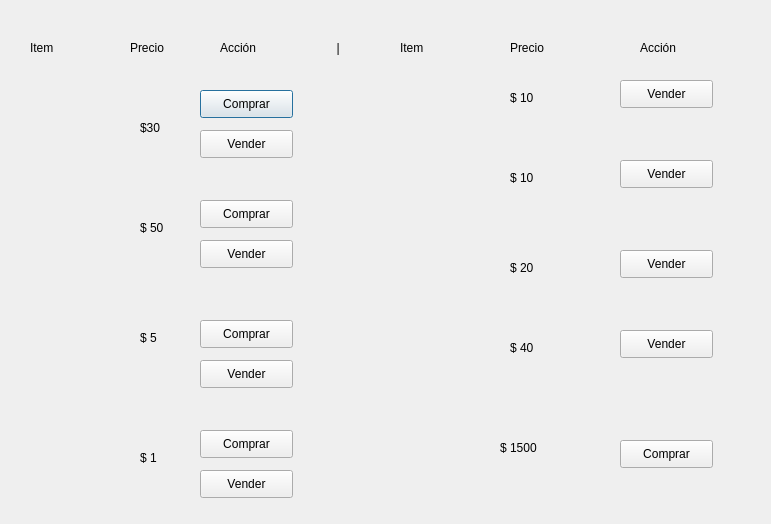
<?xml version="1.0" encoding="UTF-8"?>
<ui version="4.0">
 <class>ventana_tienda</class>
 <widget class="QDialog" name="ventana_tienda">
  <property name="geometry">
   <rect>
    <x>0</x>
    <y>0</y>
    <width>771</width>
    <height>524</height>
   </rect>
  </property>
  <property name="windowTitle">
   <string>Dialog</string>
  </property>
  <widget class="QLabel" name="label">
   <property name="geometry">
    <rect>
     <x>30</x>
     <y>40</y>
     <width>55</width>
     <height>16</height>
    </rect>
   </property>
   <property name="text">
    <string>Item</string>
   </property>
  </widget>
  <widget class="QLabel" name="label_2">
   <property name="geometry">
    <rect>
     <x>130</x>
     <y>40</y>
     <width>55</width>
     <height>16</height>
    </rect>
   </property>
   <property name="text">
    <string>Precio</string>
   </property>
  </widget>
  <widget class="QLabel" name="label_3">
   <property name="geometry">
    <rect>
     <x>220</x>
     <y>40</y>
     <width>55</width>
     <height>16</height>
    </rect>
   </property>
   <property name="text">
    <string>Acción</string>
   </property>
  </widget>
  <widget class="QLabel" name="label_4">
   <property name="geometry">
    <rect>
     <x>320</x>
     <y>40</y>
     <width>51</width>
     <height>16</height>
    </rect>
   </property>
   <property name="text">
    <string>     |      </string>
   </property>
  </widget>
  <widget class="QLabel" name="label_5">
   <property name="geometry">
    <rect>
     <x>400</x>
     <y>40</y>
     <width>55</width>
     <height>16</height>
    </rect>
   </property>
   <property name="text">
    <string>Item</string>
   </property>
  </widget>
  <widget class="QLabel" name="label_6">
   <property name="geometry">
    <rect>
     <x>510</x>
     <y>40</y>
     <width>55</width>
     <height>16</height>
    </rect>
   </property>
   <property name="text">
    <string>Precio</string>
   </property>
  </widget>
  <widget class="QLabel" name="label_7">
   <property name="geometry">
    <rect>
     <x>640</x>
     <y>40</y>
     <width>55</width>
     <height>16</height>
    </rect>
   </property>
   <property name="text">
    <string>Acción</string>
   </property>
  </widget>
  <widget class="QLabel" name="azada">
   <property name="geometry">
    <rect>
     <x>30</x>
     <y>110</y>
     <width>61</width>
     <height>51</height>
    </rect>
   </property>
   <property name="text">
    <string/>
   </property>
   <property name="pixmap">
    <pixmap>sprites/otros/hoe.png</pixmap>
   </property>
   <property name="scaledContents">
    <bool>false</bool>
   </property>
  </widget>
  <widget class="QLabel" name="hacha">
   <property name="geometry">
    <rect>
     <x>30</x>
     <y>210</y>
     <width>61</width>
     <height>61</height>
    </rect>
   </property>
   <property name="text">
    <string/>
   </property>
   <property name="pixmap">
    <pixmap>sprites/otros/axe.png</pixmap>
   </property>
  </widget>
  <widget class="QLabel" name="semillas_choclo">
   <property name="geometry">
    <rect>
     <x>30</x>
     <y>310</y>
     <width>55</width>
     <height>61</height>
    </rect>
   </property>
   <property name="text">
    <string/>
   </property>
   <property name="pixmap">
    <pixmap>sprites/cultivos/choclo/seeds.png</pixmap>
   </property>
  </widget>
  <widget class="QLabel" name="semillas_alcachofa">
   <property name="geometry">
    <rect>
     <x>30</x>
     <y>420</y>
     <width>55</width>
     <height>61</height>
    </rect>
   </property>
   <property name="text">
    <string/>
   </property>
   <property name="pixmap">
    <pixmap>sprites/cultivos/alcachofa/seeds.png</pixmap>
   </property>
  </widget>
  <widget class="QLabel" name="label_12">
   <property name="geometry">
    <rect>
     <x>140</x>
     <y>120</y>
     <width>55</width>
     <height>16</height>
    </rect>
   </property>
   <property name="text">
    <string>$30</string>
   </property>
  </widget>
  <widget class="QLabel" name="label_13">
   <property name="geometry">
    <rect>
     <x>140</x>
     <y>220</y>
     <width>55</width>
     <height>16</height>
    </rect>
   </property>
   <property name="text">
    <string>$ 50</string>
   </property>
  </widget>
  <widget class="QLabel" name="label_14">
   <property name="geometry">
    <rect>
     <x>140</x>
     <y>330</y>
     <width>55</width>
     <height>16</height>
    </rect>
   </property>
   <property name="text">
    <string>$ 5</string>
   </property>
  </widget>
  <widget class="QLabel" name="label_15">
   <property name="geometry">
    <rect>
     <x>140</x>
     <y>450</y>
     <width>55</width>
     <height>16</height>
    </rect>
   </property>
   <property name="text">
    <string>$ 1</string>
   </property>
  </widget>
  <widget class="QPushButton" name="boton_comprar_azada">
   <property name="geometry">
    <rect>
     <x>200</x>
     <y>90</y>
     <width>93</width>
     <height>28</height>
    </rect>
   </property>
   <property name="text">
    <string>Comprar</string>
   </property>
  </widget>
  <widget class="QPushButton" name="boton_vender_azada">
   <property name="geometry">
    <rect>
     <x>200</x>
     <y>130</y>
     <width>93</width>
     <height>28</height>
    </rect>
   </property>
   <property name="text">
    <string>Vender</string>
   </property>
  </widget>
  <widget class="QPushButton" name="boton_comprar_hacha">
   <property name="geometry">
    <rect>
     <x>200</x>
     <y>200</y>
     <width>93</width>
     <height>28</height>
    </rect>
   </property>
   <property name="text">
    <string>Comprar</string>
   </property>
  </widget>
  <widget class="QPushButton" name="boton_vende_hacha">
   <property name="geometry">
    <rect>
     <x>200</x>
     <y>240</y>
     <width>93</width>
     <height>28</height>
    </rect>
   </property>
   <property name="text">
    <string>Vender</string>
   </property>
  </widget>
  <widget class="QPushButton" name="boton_comprar_s_choclo">
   <property name="geometry">
    <rect>
     <x>200</x>
     <y>320</y>
     <width>93</width>
     <height>28</height>
    </rect>
   </property>
   <property name="text">
    <string>Comprar</string>
   </property>
  </widget>
  <widget class="QPushButton" name="boton_vender_s_choclo">
   <property name="geometry">
    <rect>
     <x>200</x>
     <y>360</y>
     <width>93</width>
     <height>28</height>
    </rect>
   </property>
   <property name="text">
    <string>Vender</string>
   </property>
  </widget>
  <widget class="QPushButton" name="boton_comprar_s_alcachofa">
   <property name="geometry">
    <rect>
     <x>200</x>
     <y>430</y>
     <width>93</width>
     <height>28</height>
    </rect>
   </property>
   <property name="text">
    <string>Comprar</string>
   </property>
  </widget>
  <widget class="QPushButton" name="boton_vender_s_alcachofa">
   <property name="geometry">
    <rect>
     <x>200</x>
     <y>470</y>
     <width>93</width>
     <height>28</height>
    </rect>
   </property>
   <property name="text">
    <string>Vender</string>
   </property>
  </widget>
  <widget class="QLabel" name="label_16">
   <property name="geometry">
    <rect>
     <x>390</x>
     <y>70</y>
     <width>55</width>
     <height>61</height>
    </rect>
   </property>
   <property name="text">
    <string/>
   </property>
   <property name="pixmap">
    <pixmap>sprites/cultivos/alcachofa/icon.png</pixmap>
   </property>
  </widget>
  <widget class="QLabel" name="label_17">
   <property name="geometry">
    <rect>
     <x>390</x>
     <y>150</y>
     <width>55</width>
     <height>61</height>
    </rect>
   </property>
   <property name="text">
    <string/>
   </property>
   <property name="pixmap">
    <pixmap>sprites/cultivos/choclo/icon.png</pixmap>
   </property>
  </widget>
  <widget class="QLabel" name="label_18">
   <property name="geometry">
    <rect>
     <x>390</x>
     <y>330</y>
     <width>55</width>
     <height>41</height>
    </rect>
   </property>
   <property name="text">
    <string/>
   </property>
   <property name="pixmap">
    <pixmap>sprites/recursos/gold.png</pixmap>
   </property>
  </widget>
  <widget class="QLabel" name="label_19">
   <property name="geometry">
    <rect>
     <x>390</x>
     <y>250</y>
     <width>55</width>
     <height>51</height>
    </rect>
   </property>
   <property name="text">
    <string/>
   </property>
   <property name="pixmap">
    <pixmap>sprites/recursos/wood.png</pixmap>
   </property>
  </widget>
  <widget class="QPushButton" name="boton_vender_alcachofa">
   <property name="geometry">
    <rect>
     <x>620</x>
     <y>80</y>
     <width>93</width>
     <height>28</height>
    </rect>
   </property>
   <property name="text">
    <string>Vender</string>
   </property>
  </widget>
  <widget class="QPushButton" name="boton_vender_choclo">
   <property name="geometry">
    <rect>
     <x>620</x>
     <y>160</y>
     <width>93</width>
     <height>28</height>
    </rect>
   </property>
   <property name="text">
    <string>Vender</string>
   </property>
  </widget>
  <widget class="QPushButton" name="boton_vender_madera">
   <property name="geometry">
    <rect>
     <x>620</x>
     <y>250</y>
     <width>93</width>
     <height>28</height>
    </rect>
   </property>
   <property name="text">
    <string>Vender</string>
   </property>
  </widget>
  <widget class="QPushButton" name="boton_vender_oro">
   <property name="geometry">
    <rect>
     <x>620</x>
     <y>330</y>
     <width>93</width>
     <height>28</height>
    </rect>
   </property>
   <property name="text">
    <string>Vender</string>
   </property>
  </widget>
  <widget class="QLabel" name="label_20">
   <property name="geometry">
    <rect>
     <x>510</x>
     <y>90</y>
     <width>55</width>
     <height>16</height>
    </rect>
   </property>
   <property name="text">
    <string>$ 10</string>
   </property>
  </widget>
  <widget class="QLabel" name="label_21">
   <property name="geometry">
    <rect>
     <x>510</x>
     <y>170</y>
     <width>55</width>
     <height>16</height>
    </rect>
   </property>
   <property name="text">
    <string>$ 10</string>
   </property>
  </widget>
  <widget class="QLabel" name="label_22">
   <property name="geometry">
    <rect>
     <x>510</x>
     <y>260</y>
     <width>55</width>
     <height>16</height>
    </rect>
   </property>
   <property name="text">
    <string>$ 20</string>
   </property>
  </widget>
  <widget class="QLabel" name="label_23">
   <property name="geometry">
    <rect>
     <x>510</x>
     <y>340</y>
     <width>55</width>
     <height>16</height>
    </rect>
   </property>
   <property name="text">
    <string>$ 40</string>
   </property>
  </widget>
  <widget class="QLabel" name="label_24">
   <property name="geometry">
    <rect>
     <x>0</x>
     <y>0</y>
     <width>771</width>
     <height>531</height>
    </rect>
   </property>
   <property name="text">
    <string/>
   </property>
   <property name="pixmap">
    <pixmap>sprites/otros/window_template.jpg</pixmap>
   </property>
   <property name="scaledContents">
    <bool>true</bool>
   </property>
  </widget>
  <widget class="QLabel" name="label_8">
   <property name="geometry">
    <rect>
     <x>390</x>
     <y>420</y>
     <width>55</width>
     <height>71</height>
    </rect>
   </property>
   <property name="text">
    <string/>
   </property>
   <property name="pixmap">
    <pixmap>sprites/otros/ticket.png</pixmap>
   </property>
  </widget>
  <widget class="QLabel" name="label_9">
   <property name="geometry">
    <rect>
     <x>500</x>
     <y>440</y>
     <width>55</width>
     <height>16</height>
    </rect>
   </property>
   <property name="text">
    <string>$ 1500</string>
   </property>
  </widget>
  <widget class="QPushButton" name="boton_ticket">
   <property name="geometry">
    <rect>
     <x>620</x>
     <y>440</y>
     <width>93</width>
     <height>28</height>
    </rect>
   </property>
   <property name="text">
    <string>Comprar</string>
   </property>
  </widget>
  <zorder>label_24</zorder>
  <zorder>label</zorder>
  <zorder>label_2</zorder>
  <zorder>label_3</zorder>
  <zorder>label_4</zorder>
  <zorder>label_5</zorder>
  <zorder>label_6</zorder>
  <zorder>label_7</zorder>
  <zorder>azada</zorder>
  <zorder>hacha</zorder>
  <zorder>semillas_choclo</zorder>
  <zorder>semillas_alcachofa</zorder>
  <zorder>label_12</zorder>
  <zorder>label_13</zorder>
  <zorder>label_14</zorder>
  <zorder>label_15</zorder>
  <zorder>boton_comprar_azada</zorder>
  <zorder>boton_vender_azada</zorder>
  <zorder>boton_comprar_hacha</zorder>
  <zorder>boton_vende_hacha</zorder>
  <zorder>boton_comprar_s_choclo</zorder>
  <zorder>boton_vender_s_choclo</zorder>
  <zorder>boton_comprar_s_alcachofa</zorder>
  <zorder>boton_vender_s_alcachofa</zorder>
  <zorder>label_16</zorder>
  <zorder>label_17</zorder>
  <zorder>label_18</zorder>
  <zorder>label_19</zorder>
  <zorder>boton_vender_alcachofa</zorder>
  <zorder>boton_vender_choclo</zorder>
  <zorder>boton_vender_madera</zorder>
  <zorder>boton_vender_oro</zorder>
  <zorder>label_20</zorder>
  <zorder>label_21</zorder>
  <zorder>label_22</zorder>
  <zorder>label_23</zorder>
  <zorder>label_8</zorder>
  <zorder>label_9</zorder>
  <zorder>boton_ticket</zorder>
 </widget>
 <resources/>
 <connections/>
</ui>
